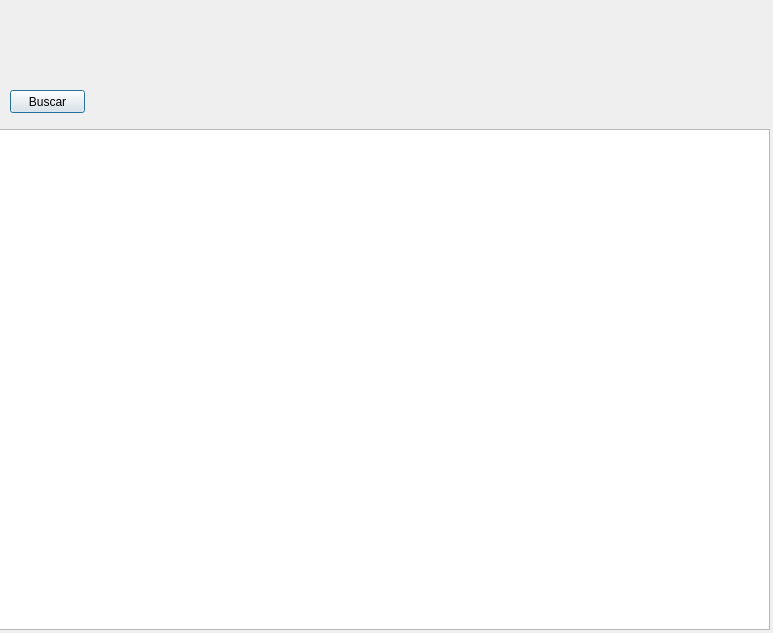
<?xml version="1.0" encoding="UTF-8"?>
<ui version="4.0">
 <class>dgMstBusqueda</class>
 <widget class="QDialog" name="dgMstBusqueda">
  <property name="windowModality">
   <enum>Qt::WindowModal</enum>
  </property>
  <property name="geometry">
   <rect>
    <x>0</x>
    <y>0</y>
    <width>773</width>
    <height>633</height>
   </rect>
  </property>
  <property name="acceptDrops">
   <bool>false</bool>
  </property>
  <property name="windowTitle">
   <string>Dialog</string>
  </property>
  <widget class="QWidget" name="formLayoutWidget">
   <property name="geometry">
    <rect>
     <x>10</x>
     <y>10</y>
     <width>761</width>
     <height>81</height>
    </rect>
   </property>
   <layout class="QFormLayout" name="flBusqueda"/>
  </widget>
  <widget class="QPushButton" name="pbBuscar">
   <property name="geometry">
    <rect>
     <x>10</x>
     <y>90</y>
     <width>75</width>
     <height>23</height>
    </rect>
   </property>
   <property name="text">
    <string>Buscar</string>
   </property>
  </widget>
  <widget class="QWidget" name="verticalLayoutWidget">
   <property name="geometry">
    <rect>
     <x>-1</x>
     <y>129</y>
     <width>771</width>
     <height>501</height>
    </rect>
   </property>
   <layout class="QVBoxLayout" name="verticalLayout">
    <item>
     <widget class="QTableView" name="qtvResultados"/>
    </item>
   </layout>
  </widget>
  <widget class="QLabel" name="lblInfo">
   <property name="geometry">
    <rect>
     <x>100</x>
     <y>90</y>
     <width>631</width>
     <height>21</height>
    </rect>
   </property>
   <property name="font">
    <font>
     <pointsize>10</pointsize>
    </font>
   </property>
   <property name="text">
    <string/>
   </property>
  </widget>
 </widget>
 <resources/>
 <connections/>
 <slots>
  <slot>aceptar()</slot>
 </slots>
</ui>
